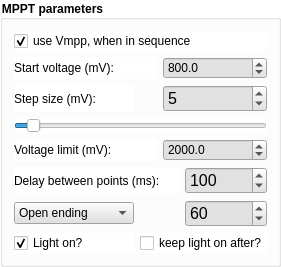
             <widget class="QGroupBox" name="groupBox_MPPTParam">
              <property name="palette">
               <palette>
                <active>
                 <colorrole role="Button">
                  <brush brushstyle="SolidPattern">
                   <color alpha="255">
                    <red>255</red>
                    <green>255</green>
                    <blue>255</blue>
                   </color>
                  </brush>
                 </colorrole>
                 <colorrole role="Base">
                  <brush brushstyle="SolidPattern">
                   <color alpha="255">
                    <red>255</red>
                    <green>255</green>
                    <blue>255</blue>
                   </color>
                  </brush>
                 </colorrole>
                 <colorrole role="Window">
                  <brush brushstyle="SolidPattern">
                   <color alpha="255">
                    <red>255</red>
                    <green>255</green>
                    <blue>255</blue>
                   </color>
                  </brush>
                 </colorrole>
                </active>
                <inactive>
                 <colorrole role="Button">
                  <brush brushstyle="SolidPattern">
                   <color alpha="255">
                    <red>255</red>
                    <green>255</green>
                    <blue>255</blue>
                   </color>
                  </brush>
                 </colorrole>
                 <colorrole role="Base">
                  <brush brushstyle="SolidPattern">
                   <color alpha="255">
                    <red>255</red>
                    <green>255</green>
                    <blue>255</blue>
                   </color>
                  </brush>
                 </colorrole>
                 <colorrole role="Window">
                  <brush brushstyle="SolidPattern">
                   <color alpha="255">
                    <red>255</red>
                    <green>255</green>
                    <blue>255</blue>
                   </color>
                  </brush>
                 </colorrole>
                </inactive>
                <disabled>
                 <colorrole role="Button">
                  <brush brushstyle="SolidPattern">
                   <color alpha="255">
                    <red>255</red>
                    <green>255</green>
                    <blue>255</blue>
                   </color>
                  </brush>
                 </colorrole>
                 <colorrole role="Base">
                  <brush brushstyle="SolidPattern">
                   <color alpha="255">
                    <red>255</red>
                    <green>255</green>
                    <blue>255</blue>
                   </color>
                  </brush>
                 </colorrole>
                 <colorrole role="Window">
                  <brush brushstyle="SolidPattern">
                   <color alpha="255">
                    <red>255</red>
                    <green>255</green>
                    <blue>255</blue>
                   </color>
                  </brush>
                 </colorrole>
                </disabled>
               </palette>
              </property>
              <property name="font">
               <font>
                <weight>75</weight>
                <bold>true</bold>
               </font>
              </property>
              <property name="cursor">
               <cursorShape>ArrowCursor</cursorShape>
              </property>
              <property name="autoFillBackground">
               <bool>false</bool>
              </property>
              <property name="styleSheet">
               <string notr="true">background-color: rgb(255, 255, 255);</string>
              </property>
              <property name="title">
               <string>MPPT parameters</string>
              </property>
              <property name="flat">
               <bool>false</bool>
              </property>
              <property name="checkable">
               <bool>false</bool>
              </property>
              <layout class="QGridLayout" name="gridLayout_5">
               <item row="2" column="2" colspan="2">
                <widget class="QSpinBox" name="spinBox_MPPTstepsize">
                 <property name="sizePolicy">
                  <sizepolicy hsizetype="Minimum" vsizetype="Maximum">
                   <horstretch>0</horstretch>
                   <verstretch>0</verstretch>
                  </sizepolicy>
                 </property>
                 <property name="font">
                  <font>
                   <pointsize>12</pointsize>
                  </font>
                 </property>
                 <property name="styleSheet">
                  <string notr="true">background-color: rgb(225, 225, 225);</string>
                 </property>
                 <property name="maximum">
                  <number>100</number>
                 </property>
                 <property name="value">
                  <number>5</number>
                 </property>
                </widget>
               </item>
               <item row="5" column="3">
                <widget class="QDoubleSpinBox" name="doubleSpinBox_MPPTdelaypoints">
                 <property name="sizePolicy">
                  <sizepolicy hsizetype="Minimum" vsizetype="Maximum">
                   <horstretch>0</horstretch>
                   <verstretch>0</verstretch>
                  </sizepolicy>
                 </property>
                 <property name="font">
                  <font>
                   <pointsize>12</pointsize>
                  </font>
                 </property>
                 <property name="styleSheet">
                  <string notr="true">background-color: rgb(225, 225, 225);</string>
                 </property>
                 <property name="decimals">
                  <number>0</number>
                 </property>
                 <property name="maximum">
                  <double>9999999.000000000000000</double>
                 </property>
                 <property name="value">
                  <double>100.000000000000000</double>
                 </property>
                </widget>
               </item>
               <item row="5" column="0" colspan="3">
                <widget class="QLabel" name="label_23">
                 <property name="text">
                  <string>Delay between points (ms):</string>
                 </property>
                </widget>
               </item>
               <item row="8" column="0">
                <widget class="QCheckBox" name="checkBox_MPPTlighton">
                 <property name="text">
                  <string>Light on?</string>
                 </property>
                 <property name="checked">
                  <bool>true</bool>
                 </property>
                </widget>
               </item>
               <item row="2" column="0">
                <widget class="QLabel" name="label_21">
                 <property name="text">
                  <string>Step size (mV):</string>
                 </property>
                </widget>
               </item>
               <item row="1" column="2" colspan="2">
                <widget class="QDoubleSpinBox" name="doubleSpinBox_MPPTstartvoltage">
                 <property name="styleSheet">
                  <string notr="true">background-color: rgb(225, 225, 225);</string>
                 </property>
                 <property name="decimals">
                  <number>1</number>
                 </property>
                 <property name="minimum">
                  <double>-10000.000000000000000</double>
                 </property>
                 <property name="maximum">
                  <double>10000.000000000000000</double>
                 </property>
                 <property name="value">
                  <double>800.000000000000000</double>
                 </property>
                </widget>
               </item>
               <item row="4" column="2" colspan="2">
                <widget class="QDoubleSpinBox" name="doubleSpinBox_MPPTvoltagelimit">
                 <property name="styleSheet">
                  <string notr="true">background-color: rgb(225, 225, 225);</string>
                 </property>
                 <property name="decimals">
                  <number>1</number>
                 </property>
                 <property name="maximum">
                  <double>100000.000000000000000</double>
                 </property>
                 <property name="value">
                  <double>2000.000000000000000</double>
                 </property>
                </widget>
               </item>
               <item row="4" column="0" colspan="2">
                <widget class="QLabel" name="label_22">
                 <property name="text">
                  <string>Voltage limit (mV):</string>
                 </property>
                </widget>
               </item>
               <item row="3" column="0" colspan="4">
                <widget class="QSlider" name="horizontalSlider_MPPTstepsize">
                 <property name="maximum">
                  <number>100</number>
                 </property>
                 <property name="value">
                  <number>5</number>
                 </property>
                 <property name="tracking">
                  <bool>true</bool>
                 </property>
                 <property name="orientation">
                  <enum>Qt::Horizontal</enum>
                 </property>
                </widget>
               </item>
               <item row="1" column="0" colspan="2">
                <widget class="QLabel" name="label_20">
                 <property name="text">
                  <string>Start voltage (mV):</string>
                 </property>
                </widget>
               </item>
               <item row="8" column="1" colspan="3">
                <widget class="QCheckBox" name="checkBox_MPPTlightonafter">
                 <property name="text">
                  <string>keep light on after?</string>
                 </property>
                </widget>
               </item>
               <item row="0" column="0" colspan="4">
                <widget class="QCheckBox" name="checkBox_MPPTuseVmpp">
                 <property name="text">
                  <string>use Vmpp, when in sequence</string>
                 </property>
                 <property name="checked">
                  <bool>true</bool>
                 </property>
                </widget>
               </item>
               <item row="6" column="0">
                <widget class="QComboBox" name="comboBox_MPPTopenOrCloseEnd">
                 <property name="styleSheet">
                  <string notr="true">background-color: rgb(225, 225, 225);</string>
                 </property>
                 <item>
                  <property name="text">
                   <string>Open ending</string>
                  </property>
                 </item>
                 <item>
                  <property name="text">
                   <string>Defined duration</string>
                  </property>
                 </item>
                </widget>
               </item>
               <item row="6" column="3">
                <widget class="QSpinBox" name="spinBox_MPPT_duration">
                 <property name="font">
                  <font>
                   <pointsize>12</pointsize>
                  </font>
                 </property>
                 <property name="styleSheet">
                  <string notr="true">background-color: rgb(225, 225, 225);</string>
                 </property>
                 <property name="maximum">
                  <number>99999999</number>
                 </property>
                 <property name="value">
                  <number>60</number>
                 </property>
                </widget>
               </item>
              </layout>
             </widget>
